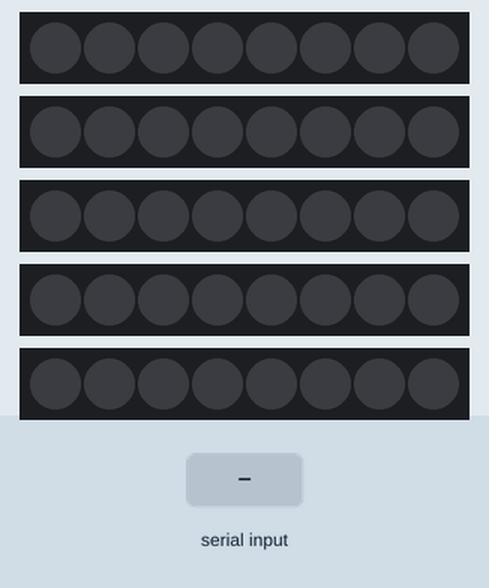
Simulated run of this sketch. Board: Arduino Uno, built with avr-gcc and run on an emulated ATmega328P. Parts: 5 × 8 RGB LEDs in strip order, left to right. The test bench sets the inputs (shaded band).

Above: at 1.2 s.
1.3 s: "90,45\n" received over Serial
At 2.3 s:
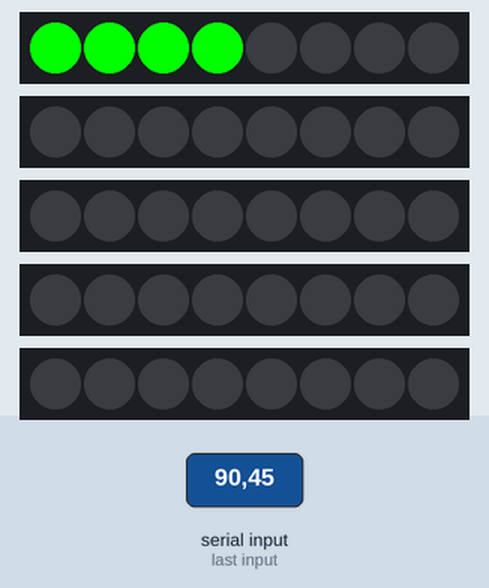
2.8 s: "30,150\n" received over Serial
At 3.5 s:
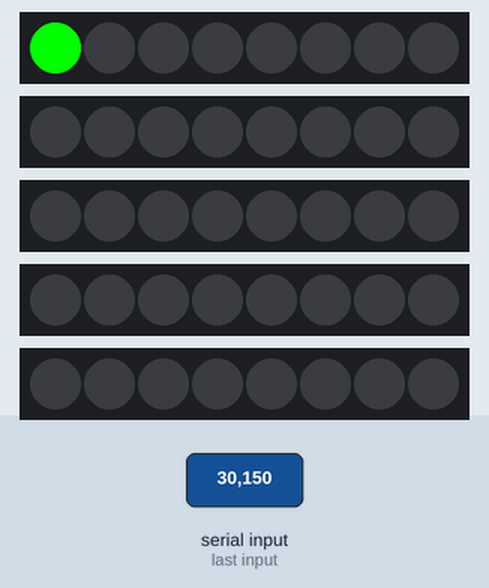
4.3 s: "5\n" received over Serial
At 5.7 s:
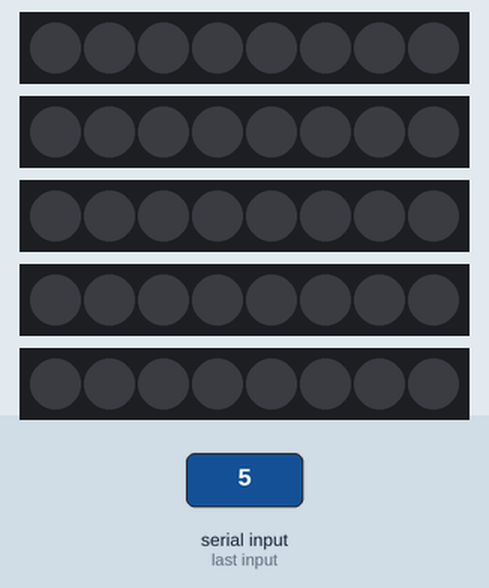
Timing chart, 0 to 7.3 s (numbered marks = the images above; inputs shaded):
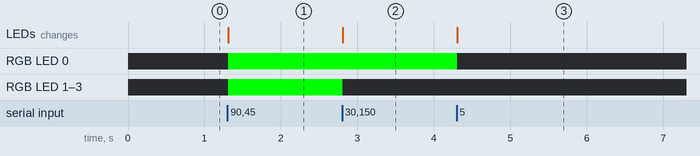

Measured:
- after the input at 1.3 s, RGB LED 0–3: off → RGB(0, 255, 0) at once; the LEDs: change at once (image 1)
- after the input at 2.8 s, RGB LED 1–3: RGB(0, 255, 0) → off at once; the LEDs: change at once (image 2)
- after the input at 4.3 s, RGB LED 0: RGB(0, 255, 0) → off at once; the LEDs: change at once (image 3)

The sketch:

ledStrips.ino
```cpp
#include <Adafruit_NeoPixel.h>


#define NUMPIXELS 8
Adafruit_NeoPixel one(NUMPIXELS, 6, NEO_GRB + NEO_KHZ800);
Adafruit_NeoPixel two(NUMPIXELS, 5, NEO_GRB + NEO_KHZ800);
Adafruit_NeoPixel three(NUMPIXELS, 4, NEO_GRB + NEO_KHZ800);
Adafruit_NeoPixel four(NUMPIXELS, 3, NEO_GRB + NEO_KHZ800);
Adafruit_NeoPixel five(NUMPIXELS, 2, NEO_GRB + NEO_KHZ800);
Adafruit_NeoPixel pixels[] = {one, two, three, four, five};
#define DELAYVAL 0
int num;

void setup() {
  // Initialize serial communication
  Serial.begin(9600);
  Serial.setTimeout(1/0.3);
//  one.begin();
//  two.begin();
  for (int i=0; i<5; i++) {
    pixels[i].begin();
  }
}

void loop() {
  if (Serial.available() > 0) {
    String strengths=Serial.readString();
    for (int i=2; i<10; i+=2) {
      pixels[i/2-1].clear();
//      one.clear();
//      two.clear();
//      String strengths=Serial.readString();
      num=String(strengths[i+1]).toInt();
      if (num != 0) {
        pixels[i/2-1].fill(pixels[i/2-1].Color(0,255,0), 0, num);
//        one.fill(one.Color(0,255,0), 0, num);
//        two.fill(two.Color(0,255,0), 0, num);
      }
      pixels[i/2-1].show();
//      one.show();
//      two.show();
    }
  }
}
```
